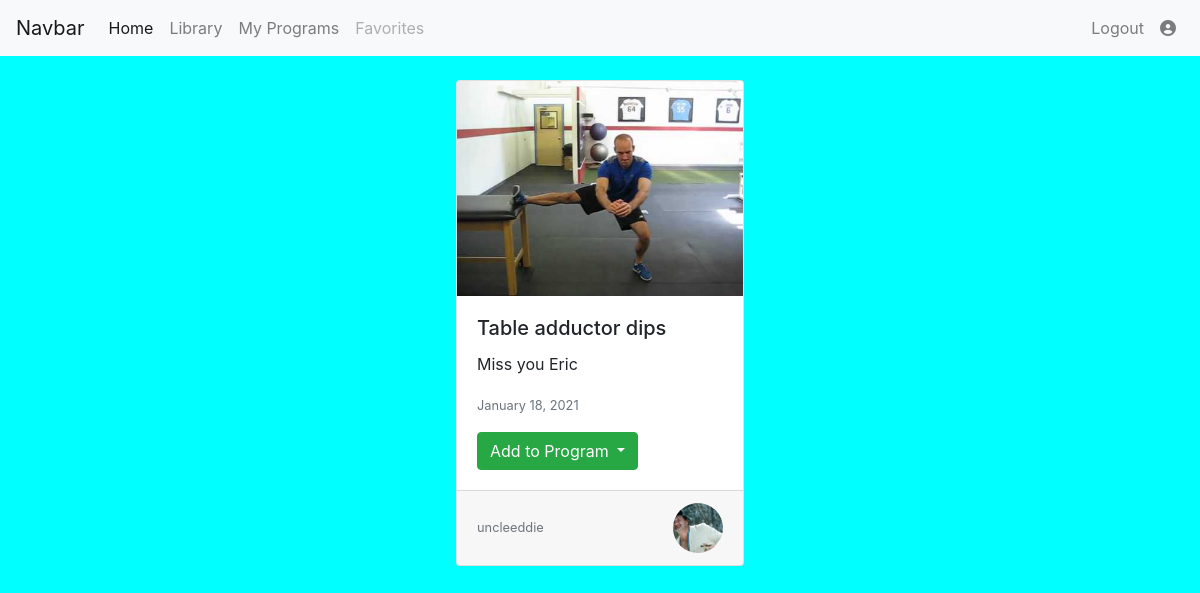
/exercise/14/ (signed in), run on the app's committed database.
### exercises/models.py (models this page shows, shortened)
class Exercise(models.Model):
    title = models.CharField(max_length=80)
    description= models.TextField()
    date_posted = models.DateTimeField(default=timezone.now)
    last_modified = models.DateTimeField(auto_now=True)
    author = models.ForeignKey(User, on_delete=models.CASCADE)
    image= models.ImageField(default='default_exercise.png', upload_to='exercise_pics')

class Profile(models.Model):
    user= models.OneToOneField(User, on_delete=models.CASCADE)
    pic= models.ImageField(default='default.jpg', upload_to='profile_pics')

### exercises/views.py (the view)
# urls.py: path('exercise/<int:pk>/', ExerciseDetailView.as_view(), name="exercise_detail"),
class ExerciseDetailView(LoginRequiredMixin, DetailView):
    model = Exercise

### exercises/templates/exercises/exercise_detail.html (shortened to what this page needs)
{% extends "exercises/layout.html" %}
{% load static %}
{% block content %}
    <div class="card ml-auto mr-auto mt-4" style="max-width: 18rem;">
        <img class="card-img-top" src="{{object.image.url}}" alt="Card image cap">
        <div class="card-body">
          <h5 class="card-title">{{object.title}}</h5>
          <p class="card-text">{{object.description}}</p>
          <p class="card-text"><small class="text-muted">{{object.date_posted|date:" F d, Y"}}</small></p>
          <div class="dropdown">
            <button class="add btn btn-success dropdown-toggle" type="button" id="dropdownMenuButton" data-toggle="dropdown" aria-haspopup="true" aria-expanded="false">
              Add to Program
            </button>
          </div>
        </div>
        <div class="card-footer d-flex justify-content-between">
            <small class="text-muted align-self-center">{{object.author}}</small>
            <img style="max-height: 50px; max-width: 50px;"class="profile-img rounded-circle img-fluid" src="{{object.author.profile.pic.url}}">
        </div>
      </div>
{% endblock content %}

### exercises/static/exercises/style.css (style rules this page uses)
body { background-color: aqua; }
.profile-img { height: 150px; width: 150px; object-fit: cover; }

### data on the page
Exercise: image (picture), title "Table adductor dips", description "Miss you Eric", date_posted "January 18, 2021", author "uncleeddie", author.profile.pic (picture)
